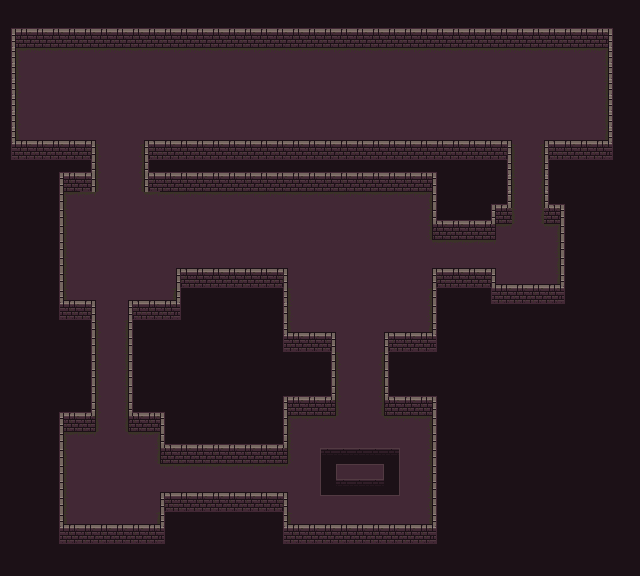

This is a level from a 2D game, rendered from its Tiled map with the project's own tilesets. A one-line summary and the map file follow, with tile-layer data summarised:
An orthogonal 40x36 tile map with 16x16 px tiles, 4 tile layers (bg, bg2, floor, fg).

<map version="1.2" tiledversion="1.3.1" orientation="orthogonal" renderorder="right-down" compressionlevel="0" width="40" height="36" tilewidth="16" tileheight="16" infinite="0" nextlayerid="5" nextobjectid="1">
 <tileset firstgid="1" name="0x72_16x16DungeonTileset_walls.v1" tilewidth="16" tileheight="16" tilecount="256" columns="16">
  <image source="walls.png" width="256" height="256" />
 </tileset>
 <layer id="1" name="bg" width="40" height="36">
  <data>[1440 cells, 1440 non-empty, 1 distinct tile ids]</data>
 </layer>
 <layer id="2" name="bg2" width="40" height="36">
  <data>[1440 cells, 85 non-empty, 10 distinct tile ids]</data>
 </layer>
 <layer id="3" name="floor" width="40" height="36">
  <data>[1440 cells, 572 non-empty, 11 distinct tile ids]</data>
 </layer>
 <layer id="4" name="fg" width="40" height="36">
  <data>[1440 cells, 463 non-empty, 23 distinct tile ids]</data>
 </layer>
</map>
